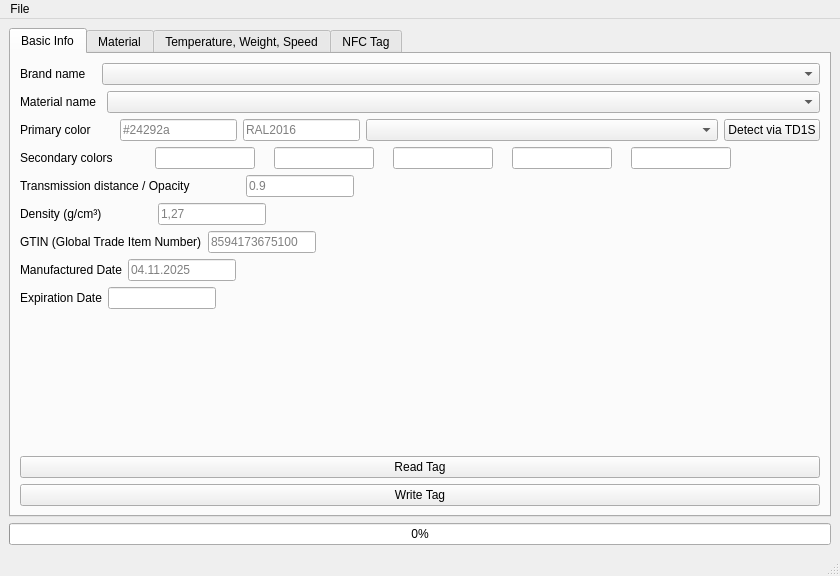
<?xml version="1.0" encoding="UTF-8"?>
<ui version="4.0">
 <class>OpenPrintTagGui</class>
 <widget class="QMainWindow" name="OpenPrintTagGui">
  <property name="geometry">
   <rect>
    <x>0</x>
    <y>0</y>
    <width>840</width>
    <height>576</height>
   </rect>
  </property>
  <property name="sizePolicy">
   <sizepolicy hsizetype="Preferred" vsizetype="Preferred">
    <horstretch>0</horstretch>
    <verstretch>0</verstretch>
   </sizepolicy>
  </property>
  <property name="minimumSize">
   <size>
    <width>0</width>
    <height>100</height>
   </size>
  </property>
  <property name="windowTitle">
   <string>OpenPrintTag - GUI</string>
  </property>
  <widget class="QWidget" name="centralwidget">
   <layout class="QGridLayout" name="gridLayout_8">
    <item row="0" column="0">
     <widget class="QTabWidget" name="tabWidget">
      <property name="currentIndex">
       <number>0</number>
      </property>
      <widget class="QWidget" name="basictab">
       <attribute name="title">
        <string>Basic Info</string>
       </attribute>
       <layout class="QGridLayout" name="gridLayout">
        <item row="8" column="0">
         <layout class="QHBoxLayout" name="horizontalLayout_18">
          <item>
           <widget class="QLabel" name="expdatelabel">
            <property name="text">
             <string>Expiration Date</string>
            </property>
           </widget>
          </item>
          <item>
           <widget class="QLineEdit" name="expdateedit">
            <property name="sizePolicy">
             <sizepolicy hsizetype="Preferred" vsizetype="Fixed">
              <horstretch>0</horstretch>
              <verstretch>0</verstretch>
             </sizepolicy>
            </property>
            <property name="placeholderText">
             <string/>
            </property>
           </widget>
          </item>
          <item>
           <spacer name="horizontalSpacer_2">
            <property name="orientation">
             <enum>Qt::Orientation::Horizontal</enum>
            </property>
            <property name="sizeHint" stdset="0">
             <size>
              <width>40</width>
              <height>20</height>
             </size>
            </property>
           </spacer>
          </item>
         </layout>
        </item>
        <item row="7" column="0">
         <layout class="QHBoxLayout" name="horizontalLayout_8">
          <item>
           <widget class="QLabel" name="datelabel">
            <property name="text">
             <string>Manufactured Date</string>
            </property>
           </widget>
          </item>
          <item>
           <widget class="QLineEdit" name="dateedit">
            <property name="sizePolicy">
             <sizepolicy hsizetype="Preferred" vsizetype="Fixed">
              <horstretch>0</horstretch>
              <verstretch>0</verstretch>
             </sizepolicy>
            </property>
            <property name="placeholderText">
             <string>04.11.2025</string>
            </property>
           </widget>
          </item>
          <item>
           <spacer name="horizontalSpacer">
            <property name="orientation">
             <enum>Qt::Orientation::Horizontal</enum>
            </property>
            <property name="sizeHint" stdset="0">
             <size>
              <width>40</width>
              <height>20</height>
             </size>
            </property>
           </spacer>
          </item>
         </layout>
        </item>
        <item row="1" column="0">
         <layout class="QHBoxLayout" name="horizontalLayout_4">
          <item>
           <widget class="QLabel" name="materialnamelabel">
            <property name="text">
             <string>Material name</string>
            </property>
           </widget>
          </item>
          <item>
           <spacer name="horizontalSpacer_16">
            <property name="orientation">
             <enum>Qt::Orientation::Horizontal</enum>
            </property>
            <property name="sizeType">
             <enum>QSizePolicy::Policy::Preferred</enum>
            </property>
            <property name="sizeHint" stdset="0">
             <size>
              <width>5</width>
              <height>20</height>
             </size>
            </property>
           </spacer>
          </item>
          <item>
           <widget class="ClearComboBox" name="materialnamebox">
            <property name="sizePolicy">
             <sizepolicy hsizetype="Preferred" vsizetype="Fixed">
              <horstretch>4</horstretch>
              <verstretch>0</verstretch>
             </sizepolicy>
            </property>
            <property name="placeholderText">
             <string>PETG Jet Black</string>
            </property>
           </widget>
          </item>
         </layout>
        </item>
        <item row="2" column="0">
         <layout class="QHBoxLayout" name="horizontalLayout_5">
          <item>
           <widget class="QLabel" name="primarycolorlabel">
            <property name="text">
             <string>Primary color</string>
            </property>
           </widget>
          </item>
          <item>
           <spacer name="horizontalSpacer_14">
            <property name="orientation">
             <enum>Qt::Orientation::Horizontal</enum>
            </property>
            <property name="sizeType">
             <enum>QSizePolicy::Policy::Preferred</enum>
            </property>
            <property name="sizeHint" stdset="0">
             <size>
              <width>10</width>
              <height>20</height>
             </size>
            </property>
           </spacer>
          </item>
          <item>
           <widget class="QLabel" name="colorlabel">
            <property name="text">
             <string/>
            </property>
           </widget>
          </item>
          <item>
           <widget class="QLineEdit" name="primarycoloredit">
            <property name="sizePolicy">
             <sizepolicy hsizetype="Preferred" vsizetype="Fixed">
              <horstretch>1</horstretch>
              <verstretch>0</verstretch>
             </sizepolicy>
            </property>
            <property name="placeholderText">
             <string>#24292a</string>
            </property>
           </widget>
          </item>
          <item>
           <widget class="QLineEdit" name="primarycolorraledit">
            <property name="sizePolicy">
             <sizepolicy hsizetype="Expanding" vsizetype="Fixed">
              <horstretch>1</horstretch>
              <verstretch>0</verstretch>
             </sizepolicy>
            </property>
            <property name="placeholderText">
             <string>RAL2016</string>
            </property>
           </widget>
          </item>
          <item>
           <widget class="QComboBox" name="colornamebox">
            <property name="sizePolicy">
             <sizepolicy hsizetype="Preferred" vsizetype="Fixed">
              <horstretch>3</horstretch>
              <verstretch>0</verstretch>
             </sizepolicy>
            </property>
           </widget>
          </item>
          <item>
           <widget class="QPushButton" name="td1sbutton">
            <property name="text">
             <string>Detect via TD1S</string>
            </property>
           </widget>
          </item>
         </layout>
        </item>
        <item row="6" column="0">
         <layout class="QHBoxLayout" name="horizontalLayout_7">
          <item>
           <widget class="QLabel" name="gtinlabel">
            <property name="text">
             <string>GTIN (Global Trade Item Number)</string>
            </property>
           </widget>
          </item>
          <item>
           <widget class="QLineEdit" name="gtinedit">
            <property name="sizePolicy">
             <sizepolicy hsizetype="Preferred" vsizetype="Fixed">
              <horstretch>0</horstretch>
              <verstretch>0</verstretch>
             </sizepolicy>
            </property>
            <property name="placeholderText">
             <string>8594173675100</string>
            </property>
           </widget>
          </item>
          <item>
           <spacer name="horizontalSpacer_17">
            <property name="orientation">
             <enum>Qt::Orientation::Horizontal</enum>
            </property>
            <property name="sizeHint" stdset="0">
             <size>
              <width>40</width>
              <height>20</height>
             </size>
            </property>
           </spacer>
          </item>
         </layout>
        </item>
        <item row="10" column="0">
         <widget class="QPushButton" name="readtagbtn">
          <property name="text">
           <string>Read Tag</string>
          </property>
         </widget>
        </item>
        <item row="11" column="0">
         <widget class="QPushButton" name="writetagbtn">
          <property name="text">
           <string>Write Tag</string>
          </property>
         </widget>
        </item>
        <item row="4" column="0">
         <layout class="QHBoxLayout" name="horizontalLayout_9">
          <item>
           <widget class="QLabel" name="transmissiondistancelabel">
            <property name="text">
             <string>Transmission distance / Opacity</string>
            </property>
           </widget>
          </item>
          <item>
           <spacer name="horizontalSpacer_18">
            <property name="orientation">
             <enum>Qt::Orientation::Horizontal</enum>
            </property>
            <property name="sizeType">
             <enum>QSizePolicy::Policy::Preferred</enum>
            </property>
            <property name="sizeHint" stdset="0">
             <size>
              <width>50</width>
              <height>20</height>
             </size>
            </property>
           </spacer>
          </item>
          <item>
           <widget class="QLineEdit" name="transmissiondistanceedit">
            <property name="sizePolicy">
             <sizepolicy hsizetype="Preferred" vsizetype="Fixed">
              <horstretch>0</horstretch>
              <verstretch>0</verstretch>
             </sizepolicy>
            </property>
            <property name="placeholderText">
             <string>0.9</string>
            </property>
           </widget>
          </item>
          <item>
           <spacer name="horizontalSpacer_12">
            <property name="orientation">
             <enum>Qt::Orientation::Horizontal</enum>
            </property>
            <property name="sizeHint" stdset="0">
             <size>
              <width>40</width>
              <height>20</height>
             </size>
            </property>
           </spacer>
          </item>
         </layout>
        </item>
        <item row="5" column="0">
         <layout class="QHBoxLayout" name="horizontalLayout_6">
          <item>
           <widget class="QLabel" name="densitylabel">
            <property name="text">
             <string>Density (g/cm³)</string>
            </property>
           </widget>
          </item>
          <item>
           <spacer name="horizontalSpacer_13">
            <property name="orientation">
             <enum>Qt::Orientation::Horizontal</enum>
            </property>
            <property name="sizeType">
             <enum>QSizePolicy::Policy::Preferred</enum>
            </property>
            <property name="sizeHint" stdset="0">
             <size>
              <width>50</width>
              <height>20</height>
             </size>
            </property>
           </spacer>
          </item>
          <item>
           <widget class="QLineEdit" name="densityedit">
            <property name="sizePolicy">
             <sizepolicy hsizetype="Preferred" vsizetype="Fixed">
              <horstretch>0</horstretch>
              <verstretch>0</verstretch>
             </sizepolicy>
            </property>
            <property name="placeholderText">
             <string>1,27</string>
            </property>
           </widget>
          </item>
          <item>
           <spacer name="horizontalSpacer_11">
            <property name="orientation">
             <enum>Qt::Orientation::Horizontal</enum>
            </property>
            <property name="sizeHint" stdset="0">
             <size>
              <width>40</width>
              <height>20</height>
             </size>
            </property>
           </spacer>
          </item>
         </layout>
        </item>
        <item row="0" column="0">
         <layout class="QHBoxLayout" name="horizontalLayout_3">
          <item>
           <widget class="QLabel" name="brandnamelabel">
            <property name="text">
             <string>Brand name</string>
            </property>
           </widget>
          </item>
          <item>
           <spacer name="horizontalSpacer_15">
            <property name="orientation">
             <enum>Qt::Orientation::Horizontal</enum>
            </property>
            <property name="sizeType">
             <enum>QSizePolicy::Policy::Preferred</enum>
            </property>
            <property name="sizeHint" stdset="0">
             <size>
              <width>10</width>
              <height>20</height>
             </size>
            </property>
           </spacer>
          </item>
          <item>
           <widget class="ClearComboBox" name="brandnamebox">
            <property name="sizePolicy">
             <sizepolicy hsizetype="Preferred" vsizetype="Fixed">
              <horstretch>4</horstretch>
              <verstretch>0</verstretch>
             </sizepolicy>
            </property>
            <property name="placeholderText">
             <string>Prusament</string>
            </property>
           </widget>
          </item>
         </layout>
        </item>
        <item row="3" column="0">
         <layout class="QHBoxLayout" name="horizontalLayout_20">
          <item>
           <widget class="QLabel" name="primarycolorlabel_2">
            <property name="text">
             <string>Secondary colors</string>
            </property>
           </widget>
          </item>
          <item>
           <spacer name="horizontalSpacer_21">
            <property name="orientation">
             <enum>Qt::Orientation::Horizontal</enum>
            </property>
            <property name="sizeType">
             <enum>QSizePolicy::Policy::Preferred</enum>
            </property>
            <property name="sizeHint" stdset="0">
             <size>
              <width>10</width>
              <height>20</height>
             </size>
            </property>
           </spacer>
          </item>
          <item>
           <widget class="QLabel" name="colorlabel_2">
            <property name="text">
             <string/>
            </property>
           </widget>
          </item>
          <item>
           <widget class="QLabel" name="secondary_colorlabel_0">
            <property name="text">
             <string/>
            </property>
           </widget>
          </item>
          <item>
           <widget class="QLineEdit" name="secondarycolor0edit_0">
            <property name="sizePolicy">
             <sizepolicy hsizetype="Expanding" vsizetype="Fixed">
              <horstretch>1</horstretch>
              <verstretch>0</verstretch>
             </sizepolicy>
            </property>
            <property name="minimumSize">
             <size>
              <width>0</width>
              <height>0</height>
             </size>
            </property>
            <property name="maximumSize">
             <size>
              <width>100</width>
              <height>16777215</height>
             </size>
            </property>
            <property name="placeholderText">
             <string/>
            </property>
           </widget>
          </item>
          <item>
           <widget class="QLabel" name="secondary_colorlabel_1">
            <property name="text">
             <string/>
            </property>
           </widget>
          </item>
          <item>
           <widget class="QLineEdit" name="secondarycolor0edit_1">
            <property name="sizePolicy">
             <sizepolicy hsizetype="Preferred" vsizetype="Fixed">
              <horstretch>1</horstretch>
              <verstretch>0</verstretch>
             </sizepolicy>
            </property>
            <property name="maximumSize">
             <size>
              <width>100</width>
              <height>16777215</height>
             </size>
            </property>
            <property name="placeholderText">
             <string/>
            </property>
           </widget>
          </item>
          <item>
           <widget class="QLabel" name="secondary_colorlabel_2">
            <property name="text">
             <string/>
            </property>
           </widget>
          </item>
          <item>
           <widget class="QLineEdit" name="secondarycolor0edit_2">
            <property name="sizePolicy">
             <sizepolicy hsizetype="Preferred" vsizetype="Fixed">
              <horstretch>1</horstretch>
              <verstretch>0</verstretch>
             </sizepolicy>
            </property>
            <property name="maximumSize">
             <size>
              <width>100</width>
              <height>16777215</height>
             </size>
            </property>
            <property name="placeholderText">
             <string/>
            </property>
           </widget>
          </item>
          <item>
           <widget class="QLabel" name="secondary_colorlabel_3">
            <property name="text">
             <string/>
            </property>
           </widget>
          </item>
          <item>
           <widget class="QLineEdit" name="secondarycolor0edit_3">
            <property name="sizePolicy">
             <sizepolicy hsizetype="Preferred" vsizetype="Fixed">
              <horstretch>1</horstretch>
              <verstretch>0</verstretch>
             </sizepolicy>
            </property>
            <property name="maximumSize">
             <size>
              <width>100</width>
              <height>16777215</height>
             </size>
            </property>
            <property name="placeholderText">
             <string/>
            </property>
           </widget>
          </item>
          <item>
           <widget class="QLabel" name="secondary_colorlabel_4">
            <property name="text">
             <string/>
            </property>
           </widget>
          </item>
          <item>
           <widget class="QLineEdit" name="secondarycolor0edit_4">
            <property name="sizePolicy">
             <sizepolicy hsizetype="Preferred" vsizetype="Fixed">
              <horstretch>1</horstretch>
              <verstretch>0</verstretch>
             </sizepolicy>
            </property>
            <property name="maximumSize">
             <size>
              <width>100</width>
              <height>16777215</height>
             </size>
            </property>
            <property name="placeholderText">
             <string/>
            </property>
           </widget>
          </item>
          <item>
           <spacer name="horizontalSpacer_22">
            <property name="orientation">
             <enum>Qt::Orientation::Horizontal</enum>
            </property>
            <property name="sizeHint" stdset="0">
             <size>
              <width>40</width>
              <height>20</height>
             </size>
            </property>
           </spacer>
          </item>
         </layout>
        </item>
        <item row="9" column="0">
         <spacer name="verticalSpacer">
          <property name="orientation">
           <enum>Qt::Orientation::Vertical</enum>
          </property>
          <property name="sizeHint" stdset="0">
           <size>
            <width>20</width>
            <height>40</height>
           </size>
          </property>
         </spacer>
        </item>
       </layout>
      </widget>
      <widget class="QWidget" name="materialtab">
       <attribute name="title">
        <string>Material</string>
       </attribute>
       <layout class="QGridLayout" name="gridLayout_7">
        <item row="1" column="0">
         <widget class="QGroupBox" name="materialpropgroup">
          <property name="title">
           <string>Material Properties and Tags</string>
          </property>
          <layout class="QGridLayout" name="gridLayout_4">
           <item row="0" column="0">
            <widget class="PropertyFilterWidget" name="matpropwidget" native="true"/>
           </item>
          </layout>
         </widget>
        </item>
        <item row="0" column="0">
         <widget class="QGroupBox" name="groupBox">
          <property name="sizePolicy">
           <sizepolicy hsizetype="MinimumExpanding" vsizetype="Preferred">
            <horstretch>0</horstretch>
            <verstretch>0</verstretch>
           </sizepolicy>
          </property>
          <property name="minimumSize">
           <size>
            <width>0</width>
            <height>100</height>
           </size>
          </property>
          <property name="maximumSize">
           <size>
            <width>16777215</width>
            <height>100</height>
           </size>
          </property>
          <property name="title">
           <string>Material classification</string>
          </property>
          <layout class="QGridLayout" name="gridLayout_2">
           <item row="1" column="0">
            <layout class="QHBoxLayout" name="horizontalLayout_2">
             <item>
              <widget class="QLabel" name="materialtypelabel">
               <property name="sizePolicy">
                <sizepolicy hsizetype="Preferred" vsizetype="Preferred">
                 <horstretch>1</horstretch>
                 <verstretch>0</verstretch>
                </sizepolicy>
               </property>
               <property name="text">
                <string>Material type</string>
               </property>
              </widget>
             </item>
             <item>
              <widget class="ClearComboBox" name="materialtypebox">
               <property name="sizePolicy">
                <sizepolicy hsizetype="Preferred" vsizetype="Fixed">
                 <horstretch>4</horstretch>
                 <verstretch>0</verstretch>
                </sizepolicy>
               </property>
               <property name="editable">
                <bool>true</bool>
               </property>
               <property name="currentIndex">
                <number>-1</number>
               </property>
               <property name="sizeAdjustPolicy">
                <enum>QComboBox::SizeAdjustPolicy::AdjustToContentsOnFirstShow</enum>
               </property>
               <property name="placeholderText">
                <string>PLA - Polylactic Acid</string>
               </property>
              </widget>
             </item>
            </layout>
           </item>
           <item row="0" column="0">
            <layout class="QHBoxLayout" name="horizontalLayout">
             <item>
              <widget class="QLabel" name="materialclasslabel">
               <property name="sizePolicy">
                <sizepolicy hsizetype="Preferred" vsizetype="Preferred">
                 <horstretch>1</horstretch>
                 <verstretch>0</verstretch>
                </sizepolicy>
               </property>
               <property name="text">
                <string>Material class</string>
               </property>
              </widget>
             </item>
             <item>
              <widget class="ClearComboBox" name="materialclassbox">
               <property name="sizePolicy">
                <sizepolicy hsizetype="Preferred" vsizetype="Fixed">
                 <horstretch>4</horstretch>
                 <verstretch>0</verstretch>
                </sizepolicy>
               </property>
               <property name="editable">
                <bool>true</bool>
               </property>
               <property name="sizeAdjustPolicy">
                <enum>QComboBox::SizeAdjustPolicy::AdjustToContentsOnFirstShow</enum>
               </property>
               <property name="frame">
                <bool>true</bool>
               </property>
               <item>
                <property name="text">
                 <string>FFF - Filament</string>
                </property>
               </item>
              </widget>
             </item>
            </layout>
           </item>
          </layout>
         </widget>
        </item>
       </layout>
      </widget>
      <widget class="QWidget" name="temperaturetab">
       <attribute name="title">
        <string>Temperature, Weight, Speed</string>
       </attribute>
       <layout class="QGridLayout" name="gridLayout_3">
        <item row="0" column="0">
         <widget class="QGroupBox" name="groupBox_3">
          <property name="title">
           <string>Temperature</string>
          </property>
          <layout class="QVBoxLayout" name="verticalLayout">
           <item>
            <layout class="QHBoxLayout" name="horizontalLayout_10">
             <item>
              <widget class="QLabel" name="minprinttemplabel">
               <property name="text">
                <string>Min Print Temperature (°C)</string>
               </property>
              </widget>
             </item>
             <item>
              <spacer name="horizontalSpacer_3">
               <property name="orientation">
                <enum>Qt::Orientation::Horizontal</enum>
               </property>
               <property name="sizeHint" stdset="0">
                <size>
                 <width>40</width>
                 <height>20</height>
                </size>
               </property>
              </spacer>
             </item>
             <item>
              <widget class="QSpinBox" name="minprinttempbox">
               <property name="maximum">
                <number>1200</number>
               </property>
               <property name="value">
                <number>240</number>
               </property>
              </widget>
             </item>
            </layout>
           </item>
           <item>
            <layout class="QHBoxLayout" name="horizontalLayout_11">
             <item>
              <widget class="QLabel" name="maxprinttemplabel">
               <property name="text">
                <string>Max Print Temperature (°C)</string>
               </property>
              </widget>
             </item>
             <item>
              <spacer name="horizontalSpacer_4">
               <property name="orientation">
                <enum>Qt::Orientation::Horizontal</enum>
               </property>
               <property name="sizeHint" stdset="0">
                <size>
                 <width>40</width>
                 <height>20</height>
                </size>
               </property>
              </spacer>
             </item>
             <item>
              <widget class="QSpinBox" name="maxprinttempbox">
               <property name="maximum">
                <number>1200</number>
               </property>
               <property name="value">
                <number>260</number>
               </property>
              </widget>
             </item>
            </layout>
           </item>
           <item>
            <layout class="QHBoxLayout" name="horizontalLayout_12">
             <item>
              <widget class="QLabel" name="preheattemplabel">
               <property name="text">
                <string>Preheat Temperature (°C)</string>
               </property>
              </widget>
             </item>
             <item>
              <spacer name="horizontalSpacer_5">
               <property name="orientation">
                <enum>Qt::Orientation::Horizontal</enum>
               </property>
               <property name="sizeHint" stdset="0">
                <size>
                 <width>40</width>
                 <height>20</height>
                </size>
               </property>
              </spacer>
             </item>
             <item>
              <widget class="QSpinBox" name="preheattempbox">
               <property name="maximum">
                <number>1200</number>
               </property>
               <property name="value">
                <number>170</number>
               </property>
              </widget>
             </item>
            </layout>
           </item>
           <item>
            <layout class="QHBoxLayout" name="horizontalLayout_13">
             <item>
              <widget class="QLabel" name="minbedtemplabel">
               <property name="text">
                <string>Min Bed Temperature (°C)</string>
               </property>
              </widget>
             </item>
             <item>
              <spacer name="horizontalSpacer_6">
               <property name="orientation">
                <enum>Qt::Orientation::Horizontal</enum>
               </property>
               <property name="sizeHint" stdset="0">
                <size>
                 <width>40</width>
                 <height>20</height>
                </size>
               </property>
              </spacer>
             </item>
             <item>
              <widget class="QSpinBox" name="minbedtempbox">
               <property name="maximum">
                <number>1200</number>
               </property>
               <property name="value">
                <number>70</number>
               </property>
              </widget>
             </item>
            </layout>
           </item>
           <item>
            <layout class="QHBoxLayout" name="horizontalLayout_14">
             <item>
              <widget class="QLabel" name="maxbedtemplabel">
               <property name="text">
                <string>Max Bed Temperature (°C)</string>
               </property>
              </widget>
             </item>
             <item>
              <spacer name="horizontalSpacer_7">
               <property name="orientation">
                <enum>Qt::Orientation::Horizontal</enum>
               </property>
               <property name="sizeHint" stdset="0">
                <size>
                 <width>40</width>
                 <height>20</height>
                </size>
               </property>
              </spacer>
             </item>
             <item>
              <widget class="QSpinBox" name="maxbedtempbox">
               <property name="maximum">
                <number>1200</number>
               </property>
               <property name="value">
                <number>90</number>
               </property>
              </widget>
             </item>
            </layout>
           </item>
          </layout>
         </widget>
        </item>
        <item row="0" column="1" colspan="2">
         <widget class="QGroupBox" name="groupBox_6">
          <property name="title">
           <string>Specification</string>
          </property>
          <widget class="QWidget" name="layoutWidget_9">
           <property name="geometry">
            <rect>
             <x>10</x>
             <y>30</y>
             <width>337</width>
             <height>34</height>
            </rect>
           </property>
           <layout class="QHBoxLayout" name="horizontalLayout_19">
            <item>
             <widget class="QLabel" name="diameterlabel">
              <property name="text">
               <string>Diameter (mm)</string>
              </property>
             </widget>
            </item>
            <item>
             <spacer name="horizontalSpacer_20">
              <property name="orientation">
               <enum>Qt::Orientation::Horizontal</enum>
              </property>
              <property name="sizeHint" stdset="0">
               <size>
                <width>40</width>
                <height>20</height>
               </size>
              </property>
             </spacer>
            </item>
            <item>
             <widget class="QLineEdit" name="diameteredit">
              <property name="text">
               <string>1.75</string>
              </property>
             </widget>
            </item>
           </layout>
          </widget>
         </widget>
        </item>
        <item row="1" column="0" colspan="2">
         <widget class="QGroupBox" name="groupBox_4">
          <property name="title">
           <string>Weight Information</string>
          </property>
          <layout class="QGridLayout" name="gridLayout_9">
           <item row="0" column="0">
            <layout class="QHBoxLayout" name="horizontalLayout_15">
             <item>
              <widget class="QLabel" name="nominalweightlabel">
               <property name="text">
                <string>Nominal Weight (g)</string>
               </property>
              </widget>
             </item>
             <item>
              <spacer name="horizontalSpacer_8">
               <property name="orientation">
                <enum>Qt::Orientation::Horizontal</enum>
               </property>
               <property name="sizeHint" stdset="0">
                <size>
                 <width>40</width>
                 <height>20</height>
                </size>
               </property>
              </spacer>
             </item>
             <item>
              <widget class="QSpinBox" name="nominalweightbox">
               <property name="maximum">
                <number>10000</number>
               </property>
               <property name="value">
                <number>1000</number>
               </property>
              </widget>
             </item>
            </layout>
           </item>
           <item row="1" column="0">
            <layout class="QHBoxLayout" name="horizontalLayout_16">
             <item>
              <widget class="QLabel" name="actualweightlabel">
               <property name="text">
                <string>Actual Weight (g)</string>
               </property>
              </widget>
             </item>
             <item>
              <spacer name="horizontalSpacer_9">
               <property name="orientation">
                <enum>Qt::Orientation::Horizontal</enum>
               </property>
               <property name="sizeHint" stdset="0">
                <size>
                 <width>40</width>
                 <height>20</height>
                </size>
               </property>
              </spacer>
             </item>
             <item>
              <widget class="QSpinBox" name="actualweightbox">
               <property name="maximum">
                <number>10000</number>
               </property>
               <property name="value">
                <number>1050</number>
               </property>
              </widget>
             </item>
            </layout>
           </item>
           <item row="2" column="0">
            <layout class="QHBoxLayout" name="horizontalLayout_17">
             <item>
              <widget class="QLabel" name="emptycontainerlabel">
               <property name="text">
                <string>Empty Container/Spool (g)</string>
               </property>
              </widget>
             </item>
             <item>
              <spacer name="horizontalSpacer_10">
               <property name="orientation">
                <enum>Qt::Orientation::Horizontal</enum>
               </property>
               <property name="sizeHint" stdset="0">
                <size>
                 <width>40</width>
                 <height>20</height>
                </size>
               </property>
              </spacer>
             </item>
             <item>
              <widget class="QSpinBox" name="emptycontainerbox">
               <property name="maximum">
                <number>10000</number>
               </property>
               <property name="value">
                <number>280</number>
               </property>
              </widget>
             </item>
            </layout>
           </item>
           <item row="3" column="0">
            <layout class="QHBoxLayout" name="horizontalLayout_21">
             <item>
              <widget class="QLabel" name="consumedweightlabel">
               <property name="text">
                <string>Consumed weight (g)</string>
               </property>
              </widget>
             </item>
             <item>
              <spacer name="horizontalSpacer_23">
               <property name="orientation">
                <enum>Qt::Orientation::Horizontal</enum>
               </property>
               <property name="sizeHint" stdset="0">
                <size>
                 <width>40</width>
                 <height>20</height>
                </size>
               </property>
              </spacer>
             </item>
             <item>
              <widget class="QSpinBox" name="consumedweightbox">
               <property name="maximum">
                <number>10000</number>
               </property>
               <property name="value">
                <number>0</number>
               </property>
              </widget>
             </item>
            </layout>
           </item>
          </layout>
         </widget>
        </item>
        <item row="1" column="2">
         <spacer name="horizontalSpacer_19">
          <property name="orientation">
           <enum>Qt::Orientation::Horizontal</enum>
          </property>
          <property name="sizeHint" stdset="0">
           <size>
            <width>40</width>
            <height>20</height>
           </size>
          </property>
         </spacer>
        </item>
       </layout>
      </widget>
      <widget class="QWidget" name="nfctab">
       <attribute name="title">
        <string>NFC Tag</string>
       </attribute>
       <layout class="QGridLayout" name="gridLayout_5">
        <item row="0" column="0">
         <widget class="QGroupBox" name="groupBox_5">
          <property name="title">
           <string>NFC Tag Options</string>
          </property>
          <layout class="QGridLayout" name="gridLayout_6">
           <item row="0" column="0">
            <widget class="QCheckBox" name="includeurlcheckbox">
             <property name="text">
              <string>Include URL Record</string>
             </property>
            </widget>
           </item>
           <item row="1" column="0">
            <widget class="QTextEdit" name="urledit">
             <property name="placeholderText">
              <string>https://www.prusa3d.com/cs/produkt/prusament-petg-jet-black-1kg/</string>
             </property>
            </widget>
           </item>
          </layout>
         </widget>
        </item>
       </layout>
      </widget>
     </widget>
    </item>
    <item row="1" column="0">
     <widget class="QProgressBar" name="progressBar">
      <property name="value">
       <number>0</number>
      </property>
     </widget>
    </item>
   </layout>
  </widget>
  <widget class="QMenuBar" name="menubar">
   <property name="geometry">
    <rect>
     <x>0</x>
     <y>0</y>
     <width>840</width>
     <height>22</height>
    </rect>
   </property>
   <widget class="QMenu" name="menuFile">
    <property name="title">
     <string>File</string>
    </property>
    <addaction name="actionLoad"/>
    <addaction name="actionSave"/>
   </widget>
   <addaction name="menuFile"/>
  </widget>
  <widget class="QStatusBar" name="statusbar"/>
  <action name="actionLoad">
   <property name="text">
    <string>Open</string>
   </property>
  </action>
  <action name="actionSave">
   <property name="text">
    <string>Save as ...</string>
   </property>
  </action>
 </widget>
 <customwidgets>
  <customwidget>
   <class>ClearComboBox</class>
   <extends>QComboBox</extends>
   <header>GUI.customcombobox</header>
  </customwidget>
  <customwidget>
   <class>PropertyFilterWidget</class>
   <extends>QWidget</extends>
   <header>GUI.property_tree</header>
   <container>1</container>
  </customwidget>
 </customwidgets>
 <resources/>
 <connections/>
</ui>
